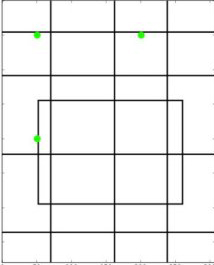
#> input picture examples/input.jpg, 214 x 265 px
$ jupyter execute '14. AffineTransform3Points.ipynb'
#> lines starting #> are read from the running program, lines starting #| are printed output that depends on the picture
[cell 1]
# of an affine transformation by knowing 3 points and their result
import numpy as np
import cv2
import matplotlib.pyplot as plt

img = cv2.imread('input.jpg')
#> img is the input picture: shape (265, 214, 3); mean B, G, R 239.3, 239.8, 239.3
rows,cols,ch = img.shape
#> rows = 265; cols = 214; ch = 3

pts1 = np.float32([[40,25],[125,25],[40,135]])
pts2 = np.float32([[20,100],[100,50],[100,250]])

M = cv2.getAffineTransform(pts1,pts2)

dst = cv2.warpAffine(img,M,(cols,rows))
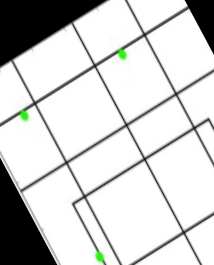
#> dst: shape (265, 214, 3); mean B, G, R 207.4, 208.3, 207.5

plt.subplot(121),plt.imshow(img),plt.title('Input')
plt.subplot(122),plt.imshow(dst),plt.title('Output')
plt.show()
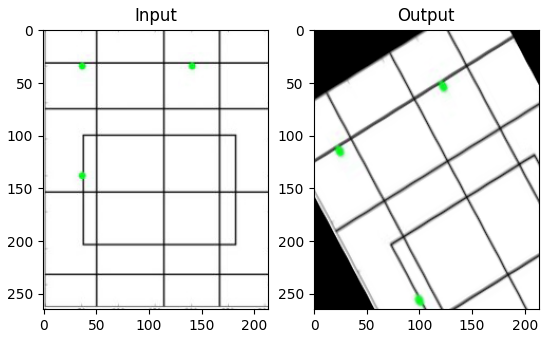
#> figure drawn by matplotlib, 2 panels; B, G, R data is drawn as R, G, B

$ run again, with examples/Noisy_thumbs_up_down.jpg copied over examples/input.jpg
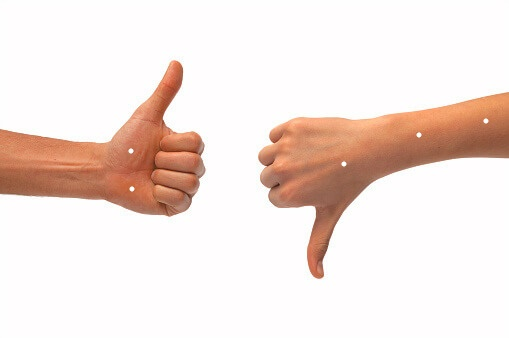
#> input picture examples/Noisy_thumbs_up_down.jpg, 509 x 338 px
#> img is the input picture: shape (338, 509, 3); mean B, G, R 221.7, 227.3, 242.5
#> `dst = cv2.warpAffine(img,M,(cols,rows))`:
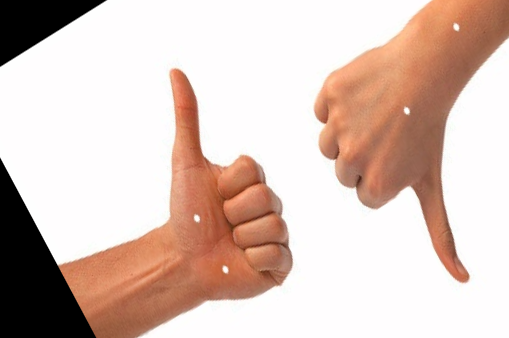
#> dst: shape (338, 509, 3); mean B, G, R 186.8, 195.7, 217.7
#> `plt.show()`:
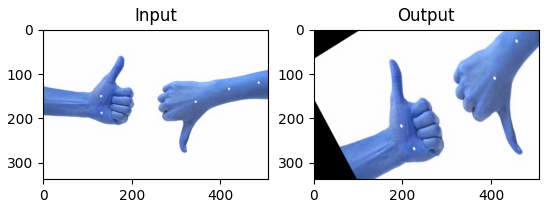
#> figure drawn by matplotlib, 2 panels; B, G, R data is drawn as R, G, B

$ run again, with examples/cells.jpg copied over examples/input.jpg
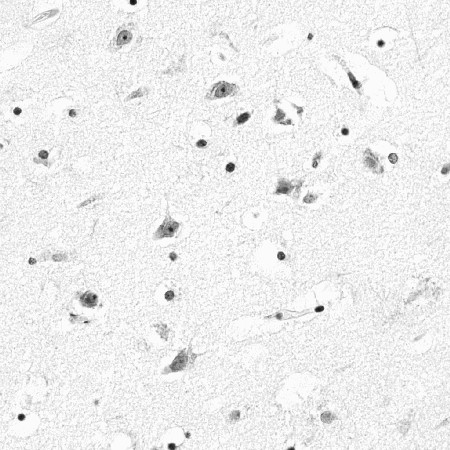
#> input picture examples/cells.jpg, 450 x 450 px
#> img is the input picture: shape (450, 450, 3); min 16, max 255, mean 237.3
#> `dst = cv2.warpAffine(img,M,(cols,rows))`:
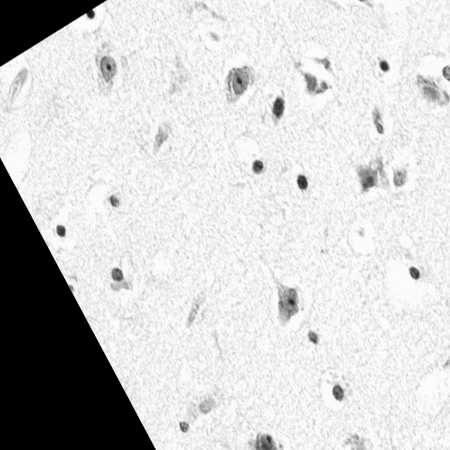
#> dst: shape (450, 450, 3); min 0, max 255, mean 205.7
#> `plt.show()`:
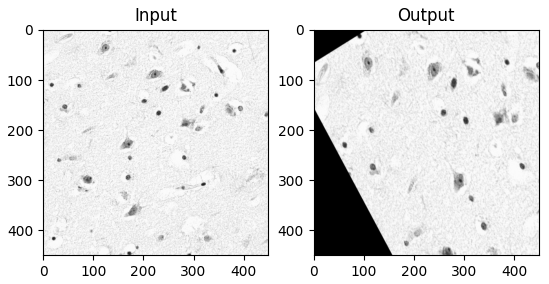
#> figure drawn by matplotlib, 2 panels
